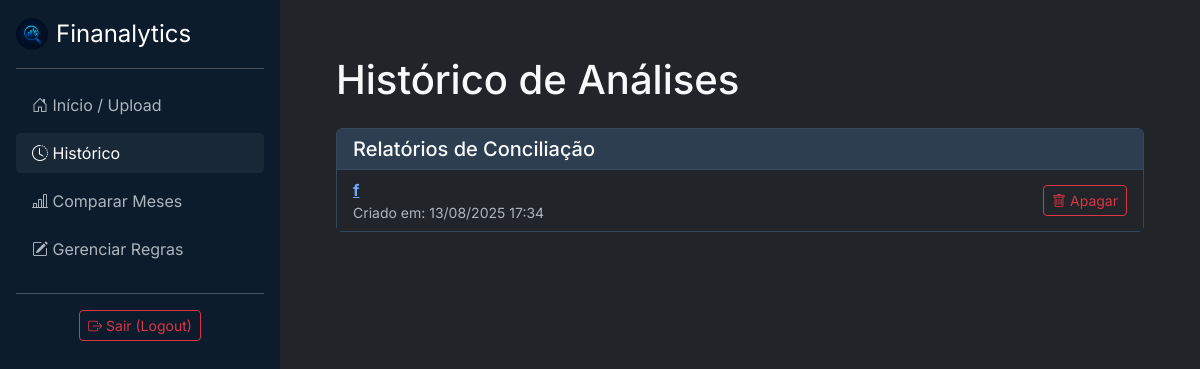
Page /historico/ (signed in) on the earlier database version.
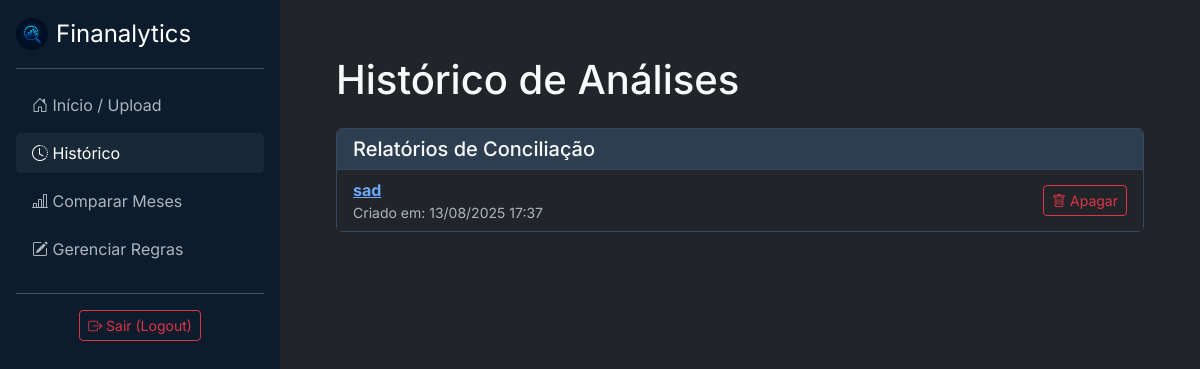
Same page on the later database version.
### analisador/models.py (models this page shows, shortened)
class RelatorioConciliacao(models.Model):
    usuario = models.ForeignKey(User, on_delete=models.CASCADE)
    mes_referencia = models.CharField(max_length=100)
    data_criacao = models.DateTimeField(auto_now_add=True)
    conciliadas = models.JSONField(default=list)
    apenas_banco = models.JSONField(default=list)
    apenas_relatorio = models.JSONField(default=list)

### analisador/views.py (the view)
# urls.py: path('historico/', views.historico_extratos, name='historico'),
@login_required
def historico_extratos(request):
    extratos_antigos = Extrato.objects.filter(usuario=request.user)
    relatorios_novos = RelatorioConciliacao.objects.filter(usuario=request.user)
    contexto = {
        'extratos': extratos_antigos,
        'relatorios': relatorios_novos,
        'active_page': 'historico'
    }
    return render(request, 'analisador/historico.html', contexto)

### analisador/templates/analisador/historico.html (shortened to what this page needs)
{% extends 'analisador/base.html' %}
{% block content %}
<h1 class="mb-4">Histórico de Análises</h1>
<div class="card mb-4">
    <div class="card-header"><h2 class="h5 mb-0">Relatórios de Conciliação</h2></div>
    <div class="card-body p-0">
        <ul class="list-group list-group-flush">
            {% for relatorio in relatorios %}
    <li class="list-group-item d-flex justify-content-between align-items-center">
    <div>
        <a href="{% url 'ver_conciliacao' relatorio.id %}">
            <strong>{{ relatorio.mes_referencia }}</strong>
        </a>
        <small class="text-muted d-block">
            Criado em: {{ relatorio.data_criacao|date:"d/m/Y H:i" }}
        </small>
    </div>
    <div>
        <form action="{% url 'apagar_conciliacao' relatorio.id %}" method="POST" class="d-inline" onsubmit="return confirm('Tem certeza que deseja apagar este relatório? A ação não pode ser desfeita.');">
            <button type="submit" class="btn btn-sm btn-outline-danger">
                <i class="bi bi-trash"></i> Apagar
            </button>
        </form>
    </div>
    </li>
            {% empty %}
                <li class="list-group-item text-muted">Nenhum relatório de conciliação encontrado.</li>
            {% endfor %}
        </ul>
    </div>
</div>
{% endblock %}

Differences in the rows shown:
removed RelatorioConciliacao: mes_referencia "f", data_criacao "13/08/2025 17:34"
added RelatorioConciliacao: mes_referencia "sad", data_criacao "13/08/2025 17:37"
